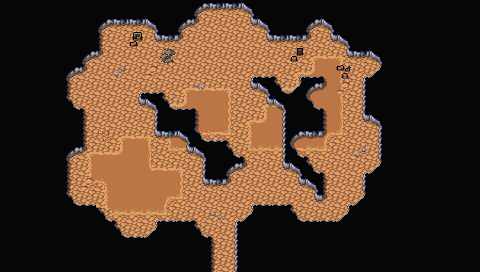

The image is a tile-based game level rendered from a .tmx file. Its description and source (layers, tilesets, objects; grid data summarised) follow:
An orthogonal 30x17 tile map with 16x16 px tiles, 4 tile layers (Background, Ground, Foreground, Clutter), 3 tilesets and 24 objects.

<map version="1.10" tiledversion="1.10.1" orientation="orthogonal" renderorder="right-down" width="30" height="17" tilewidth="16" tileheight="16" infinite="0" nextlayerid="7" nextobjectid="80">
 <editorsettings>
  <export target="wastetown..tmx" format="tmx" />
 </editorsettings>
 <tileset firstgid="1" source="../../../../common/maps/tileset/main.tsx" />
 <tileset firstgid="10113" source="../../../../common/maps/tileset/buildings.tsx" />
 <tileset firstgid="11905" source="../../../../common/maps/tileset/dungeon.tsx" />
 <layer id="1" name="Background" width="30" height="17">
  <data>[510 cells, 509 non-empty, 2 distinct tile ids]</data>
 </layer>
 <layer id="2" name="Ground" width="30" height="17">
  <data>[510 cells, 430 non-empty, 33 distinct tile ids]</data>
 </layer>
 <layer id="3" name="Foreground" width="30" height="17">
  <data>[510 cells, 88 non-empty, 31 distinct tile ids]</data>
 </layer>
 <layer id="6" name="Clutter" width="30" height="17">
  <properties>
   <property name="spriteLayer" type="bool" value="true" />
  </properties>
  <data>[510 cells, 9 non-empty, 9 distinct tile ids]</data>
 </layer>
 <objectgroup id="4" name="Objects">
  <object id="38" template="../../../../common/maps/obj/entry_up.tx" x="217.032" y="271.777">
   <properties>
    <property name="teleport" value="" />
   </properties>
  </object>
  <object id="51" template="../../../../common/maps/obj/treasure.tx" x="213.75" y="27.75" />
  <object id="56" template="../../../../common/maps/obj/enemy.tx" x="114.243" y="85.0347">
   <properties>
    <property name="enemy" value="Goblin" />
    <property name="threatRange" type="int" value="30" />
    <property name="waypoints" value="77,73" />
   </properties>
  </object>
  <object id="57" template="../../../../common/maps/obj/enemy.tx" x="292.252" y="63.2047">
   <properties>
    <property name="enemy" value="Goblin" />
    <property name="threatRange" type="int" value="30" />
    <property name="waypoints" value="71,72,76,67,76,72" />
   </properties>
  </object>
  <object id="58" template="../../../../common/maps/obj/enemy.tx" x="217.794" y="66.2717">
   <properties>
    <property name="enemy" value="Goblin Chief" />
    <property name="threatRange" type="int" value="40" />
   </properties>
  </object>
  <object id="59" template="../../../../common/maps/obj/enemy.tx" x="189.665" y="101.698">
   <properties>
    <property name="enemy" value="Goblin " />
    <property name="threatRange" type="int" value="30" />
    <property name="waypoints" value="67,68,67,76,73,76" />
   </properties>
  </object>
  <object id="62" template="../../../../common/maps/obj/enemy.tx" x="331.577" y="161.127">
   <properties>
    <property name="enemy" value="Goblin " />
    <property name="threatRange" type="int" value="30" />
    <property name="waypoints" value="70,71" />
   </properties>
  </object>
  <object id="63" template="../../../../common/maps/obj/enemy.tx" x="252.705" y="162.45">
   <properties>
    <property name="enemy" value="Goblin " />
    <property name="threatRange" type="int" value="30" />
    <property name="waypoints" value="68,77,68,69" />
   </properties>
  </object>
  <object id="64" template="../../../../common/maps/obj/enemy.tx" x="111.633" y="145.511">
   <properties>
    <property name="enemy" value="Goblin " />
    <property name="threatRange" type="int" value="30" />
    <property name="waypoints" value="74,73,75" />
   </properties>
  </object>
  <object id="65" template="../../../../common/maps/obj/manashards.tx" x="106.339" y="44.4055" />
  <object id="66" template="../../../../common/maps/obj/booster.tx" x="238.412" y="66.1088">
   <properties>
    <property name="reward">[
  {
    "editions": [ "ONS", "LGN", "SCG" ],
    "type": "card",
    "count": 10,
    "rarity": [ "Common" ]
  },
  {
    "editions": [ "ONS", "LGN", "SCG" ],
    "type": "card",
    "count": 3,
    "rarity": [ "Uncommon" ]
  },
  {
    "editions": [ "ONS", "LGN", "SCG" ],
    "type": "card",
    "count": 1,
    "rarity": [ "Rare" ]
  }
]
</property>
   </properties>
  </object>
  <object id="67" template="../../../../common/maps/obj/waypoint.tx" x="230.472" y="130.16" />
  <object id="68" template="../../../../common/maps/obj/waypoint.tx" x="255.88" y="196.858" />
  <object id="69" template="../../../../common/maps/obj/waypoint.tx" x="298.228" y="213.003" />
  <object id="70" template="../../../../common/maps/obj/waypoint.tx" x="328.401" y="214.591" />
  <object id="71" template="../../../../common/maps/obj/waypoint.tx" x="334.224" y="76.6958" />
  <object id="72" template="../../../../common/maps/obj/waypoint.tx" x="257.733" y="61.874" />
  <object id="73" template="../../../../common/maps/obj/waypoint.tx" x="104.487" y="84.636" />
  <object id="74" template="../../../../common/maps/obj/waypoint.tx" x="82.7832" y="200.563" />
  <object id="75" template="../../../../common/maps/obj/waypoint.tx" x="170.126" y="171.184" />
  <object id="76" template="../../../../common/maps/obj/waypoint.tx" x="164.303" y="83.3126" />
  <object id="77" template="../../../../common/maps/obj/waypoint.tx" x="134.395" y="226.236" />
  <object id="78" template="../../../../common/maps/obj/enemy.tx" x="193.682" y="40.9647">
   <properties>
    <property name="enemy" value="Goblin" />
    <property name="threatRange" type="int" value="30" />
   </properties>
  </object>
  <object id="79" template="../../../../common/maps/obj/enemy.tx" x="238.676" y="38.5827">
   <properties>
    <property name="enemy" value="Goblin" />
    <property name="threatRange" type="int" value="30" />
   </properties>
  </object>
 </objectgroup>
</map>
